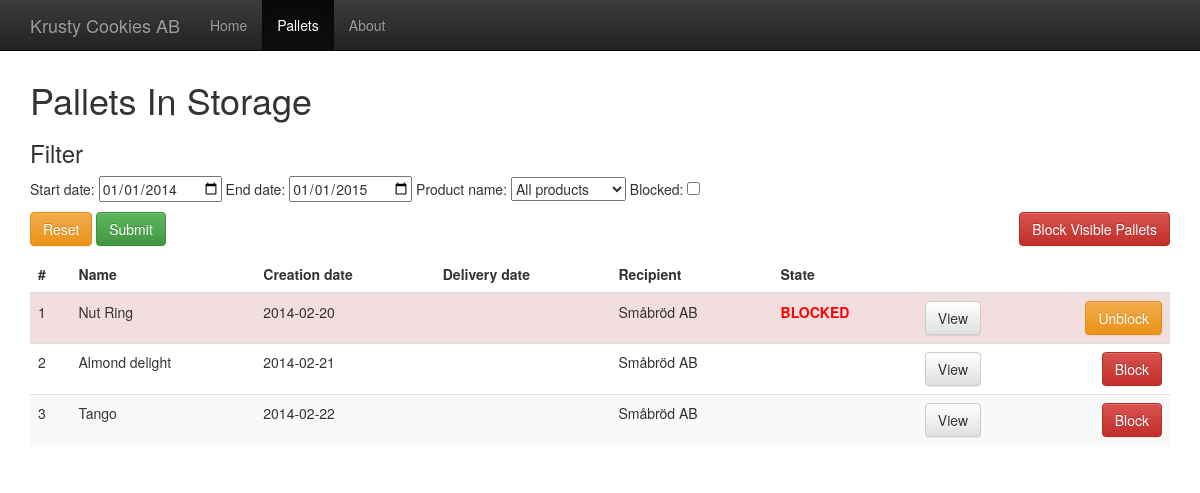
Page /pallets.php on the earlier database version.
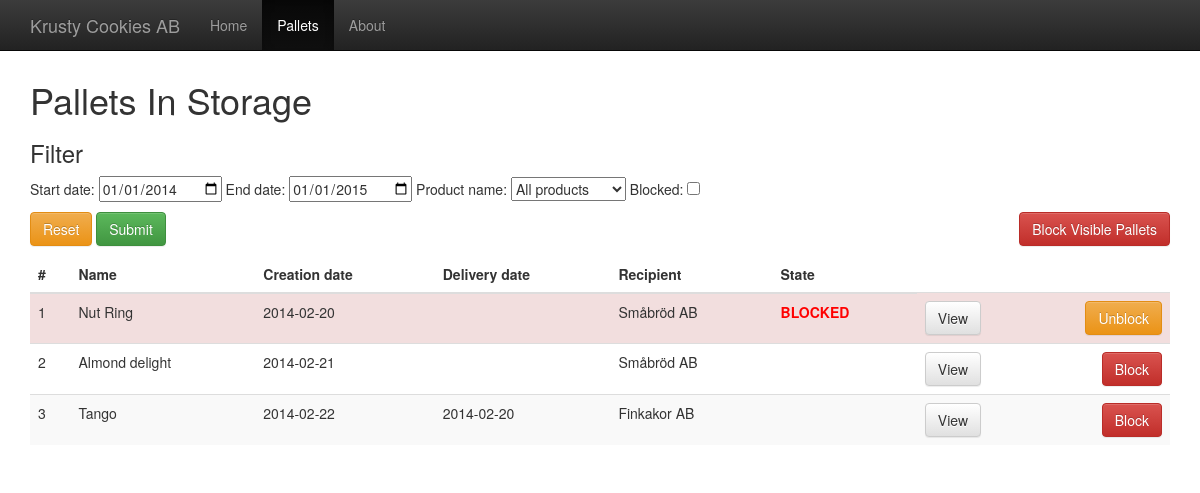
Same page on the later database version.
### tables this page shows
create table pallets (
	palletID INT NOT NULL AUTO_INCREMENT,
	productID INT NOT NULL,
	orderID INT NOT NULL,
	currentState VARCHAR(255),
	creationDate Date,
	FOREIGN KEY(productID) REFERENCES products(productID),
	FOREIGN KEY(orderID) REFERENCES orders(orderID),
	PRIMARY KEY(palletID)
);

create table products ( 
	productID INT NOT NULL AUTO_INCREMENT,
	productName VARCHAR(255),
	PRIMARY KEY(productID)
);

create table customers ( 
	customerID INT NOT NULL AUTO_INCREMENT,
	customerName VARCHAR(255),
	address VARCHAR(255) ,
	PRIMARY KEY(customerID)
);

create table loadingOrders (
	loadingOrderlD INT NOT NULL AUTO_INCREMENT,
	orderID INT NOT NULL,
	loadingDate Date,
	FOREIGN KEY(orderID) REFERENCES orders(orderID),
	PRIMARY KEY(loadingOrderlD)
);

### database/mysql_connect_data.inc.php (called while the page is built)
<?php
	$host = "127.0.0.1";
	$userName = "eda216";
	$password = "eda216";
	$database = "eda216";
?>

### database/database.inc.php (called while the page is built, shortened)
<?php
class Database {
	private $host;
	private $userName;
	private $password;
	private $database;
	private $conn;
	public function __construct($host, $userName, $password, $database) {
		$this->host = $host;
		$this->userName = $userName;
		$this->password = $password;
		$this->database = $database;
	}
	public function openConnection() {
		try {
			$this->conn = new PDO("mysql:host=$this->host;dbname=$this->database;charset=utf8",
				$this->userName,  $this->password);
			$this->conn->setAttribute(PDO::ATTR_ERRMODE, PDO::ERRMODE_EXCEPTION);
		} catch (PDOException $e) {
			$error = "Connection error: " . $e->getMessage();
			print $error . "<p>";
			unset($this->conn);
			return false;
		}
		return true;
	}
	private function executeQuery($query, $param = null) {
		try {
			$stmt = $this->conn->prepare($query);
			$stmt->execute($param);
			$result = $stmt->fetchAll();
		} catch (PDOException $e) {
			$error = "*** Internal error: " . $e->getMessage() . "<p>" . $query;
			die($error);
		}
		return $result;
	}
	private function createPallets($pallets){
		$output = [];
		foreach ($pallets as $result) {
			$pallet = new Pallet();
			$pallet->palletId = $result['palletID'];
			$pallet->creationDate = $result['creationDate'];
			$pallet->state = $result['currentState'];
			$pallet->productName = $result['productName'];
			$pallet->customerName = $result['customerName'];
			$pallet->deliveryDate = $result['loadingDate'];
			array_push($output, $pallet);
		}
		return $output;
	}
	public function getPallets($startDate, $endDate, $productName, $blocked){
		$sql = "SELECT Pallets.palletID, Pallets.creationDate, Pallets.currentState, Products.productName, Customers.customerName, LoadingOrders.loadingDate FROM pallets LEFT OUTER JOIN loadingOrderContents ON Pallets.palletId = loadingOrderContents.palletId LEFT OUTER JOIN LoadingOrders ON loadingOrderContents.loadingOrderlD = LoadingOrders.loadingOrderlD INNER JOIN products ON Products.productid = Pallets.productid INNER JOIN Orders ON Orders.orderID = Pallets.orderID INNER JOIN Customers ON Orders.customerID = Customers.customerID WHERE creationDate >= ? AND creationDate <= ? ORDER BY Pallets.palletID";
		if ($productName) {
			$sql = $sql." AND Products.productName = ?";
			$results = $this->executeQuery($sql, array($startDate, $endDate, $productName));
		} else
			$results = $this->executeQuery($sql, array($startDate, $endDate));
		return $this->createPallets($results);
	}
}
?>

### pallets.php (the view, shortened to what this page needs)
<?php $page = "pallets"; $title = "Pallets In Storage"; include "includes/header.php"; ?>
	<h1><?= $title ?></h1>
	<?php
	$startDate = getSafeParam('startdate', '2014-01-01');
	$endDate = getSafeParam('enddate', '2015-01-01');
	$productName = getSafeParam('productname', null);
	$blocked = getSafeParam('blocked', null);
	$pallets = $db->getPallets($startDate, $endDate, $productName, $blocked);
	?>
	<h3>Filter</h3>
	<form>
		<p>
			Start date: <input type="date" name="startdate" value="<?php echo $startDate ?>"/>
			End date: <input type="date" name="enddate" value="<?php echo $endDate ?>"/>
			Product name: <select name="productname">
			<option value="">All products</option>
			</select>
			Blocked: <input type="checkbox" name="blocked" value="true" <?php echo $blocked ? "checked" : ""; ?> />
		</p>
		<p>
			<button type="reset"  class="btn btn-warning">Reset</button>
			<button type="submit" class="btn btn-success">Submit</button>
			<a role="button" class="btn btn-danger pull-right" href="block.php?id=all&relocation=<?= url() ?>">
				Block Visible Pallets
			</a>
		</p>
	</form>
	<table class="table table-striped pallet-table">
		<thead>
			<tr>
				<th>#</th>
				<th>Name</th>
				<th>Creation date</th>
				<th>Delivery date</th>
				<th>Recipient</th>
				<th>State</th>
			</tr>
		</thead>
		<tbody>
		<?php if(is_array($pallets)){
			function isBlocked(&$pallet){
				return (isset($pallet->state) && $pallet->state === "BLOCKED") ? TRUE : FALSE;
			}
		 	foreach ($pallets as $pallet) { ?>
			<tr class='<?= isBlocked($pallet) ? "danger" : "" ?>'>
				<td><?= $pallet->palletId ?></td>
				<td><?= $pallet->productName ?></td>
				<td><?= $pallet->creationDate ?></td>
				<td><?= ($pallet ? $pallet->deliveryDate : "Not delivered") ?></td>
				<td><?= $pallet->customerName ?></td>
				<td class='state'><?= $pallet->state ?></td>
				<td class='viewbutton'>
					<a 	role="button"
						class="btn btn-default"
						href="showpallet.php?palletid=<?= $pallet->palletId ?>">
							View
					</a>
					<a 	role="button"
						class="btn <?= isBlocked($pallet) ? "btn-warning" : "btn-danger" ?> pull-right"
						href="block.php?id=<?= $pallet->palletId ?>&action=<?= isBlocked($pallet) ? "unblock" : "block" ?>&relocation=<?= url() ?>">
							<?= isBlocked($pallet) ? "Unblock" : "Block" ?>
					</a>
				</td>
			</tr>
			<?php }
		} ?>
		</tbody>
	</table>
<?php include "includes/footer.php"; ?>

### includes/header.php (shortened to what this page needs)
<?php
	require_once('./database/database.inc.php');
	require_once("./database/mysql_connect_data.inc.php");
	$db = new Database($host, $userName, $password, $database);
	$projectname = "Krusty Cookies AB";
	function getSafeParam($paramName, $default){
		return (isset($_GET[$paramName]) ? $_GET[$paramName] : $default);
	}
	function url() {
		$pageURL = 'http';
			$pageURL .= "://";
		if (isset($_SERVER["SERVER_PORT"]) && $_SERVER["SERVER_PORT"] != "80") {
			$pageURL .= $_SERVER["SERVER_NAME"].":".$_SERVER["SERVER_PORT"].$_SERVER["REQUEST_URI"];
		} else {
			$pageURL .= $_SERVER["SERVER_NAME"].$_SERVER["REQUEST_URI"];
		}
		return $pageURL;
	}
?>
<!DOCTYPE html>
<html lang="en">
  <head>
		<link rel="stylesheet" href="//netdna.bootstrapcdn.com/bootstrap/3.1.1/css/bootstrap.min.css">
		<link rel="stylesheet" href="//netdna.bootstrapcdn.com/bootstrap/3.1.1/css/bootstrap-theme.min.css">
		<link rel="stylesheet" href="static/global.style.css">
	</head>
	<body>
	<div class="navbar navbar-inverse navbar-fixed-top" role="navigation">
	<div class="container">
	<div class="navbar-header">
	  <a class="navbar-brand" href="#"><?= $projectname ?></a>
	</div>
	<div class="collapse navbar-collapse">
		<ul class="nav navbar-nav">
			<li <?= (!isset($page) || $page === "home") ? "class='active'" : "" ?> ><a href="index.php">Home</a></li>
			<li <?= ( isset($page) && $page === "pallets") ? "class='active'" : "" ?> ><a href="pallets.php">Pallets</a></li>
			<li <?= ( isset($page) && $page === "about") ? "class='active'" : "" ?> ><a href="about.php">About</a></li>
		</ul>
	</div>
	</div>
	</div>
    <div class="container" style="margin-top: 60px;">
      <div class="starter-template">

### includes/footer.php
	</div>
  </body>
</html>

### static/global.style.css (style rules this page uses)
.pallet-table .danger .state { font-weight: bold; color: red; }

Differences in the rows shown:
changed pallets "Tango": loadingorders.loadingDate (not shown) → "2014-02-20"; customers.customerName "Småbröd AB" → "Finkakor AB"
